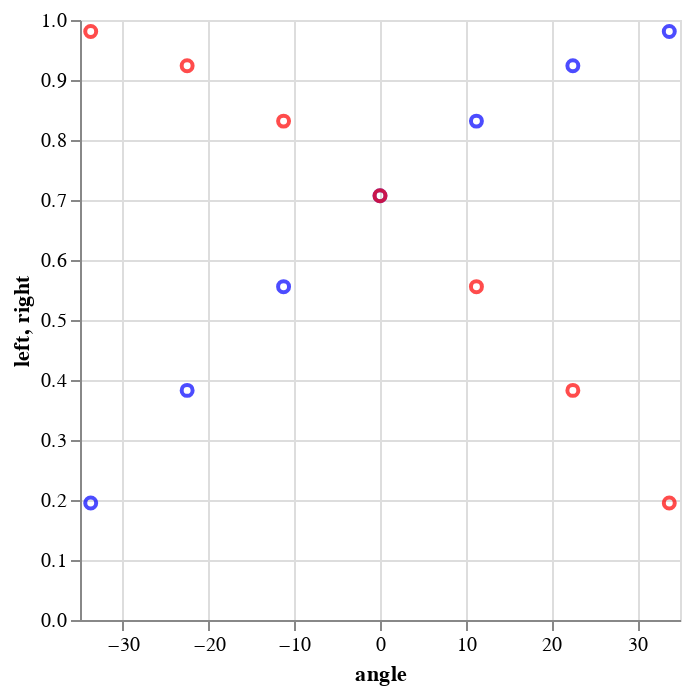

The notebook cell this image was saved under:
### Code cell
alt.Chart(dfn).mark_point(color="blue").encode(x="angle", y="left")\
+ alt.Chart(dfn).mark_point(color="red").encode(x="angle", y="right")

### Figure 1 — Vega-Lite specification as saved in the notebook (floating-point values rounded to 4 significant figures)
{"config": {"view": {"continuousWidth": 300, "continuousHeight": 300}}, "layer": [{"mark": {"type": "point", "color": "blue"}, "encoding": {"x": {"field": "angle", "type": "quantitative"}, "y": {"field": "left", "type": "quantitative"}}}, {"mark": {"type": "point", "color": "red"}, "encoding": {"x": {"field": "angle", "type": "quantitative"}, "y": {"field": "right", "type": "quantitative"}}}], "data": {"name": "data-f30137c1e9a2d0d96eebf95c8cbf3845"}, "$schema": "https://vega.github.io/schema/vega-lite/v5.17.0.json", "datasets": {"data-f30137c1e9a2d0d96eebf95c8cbf3845": [{"angle": -33.75, "radian": -0.589, "left": 0.1951, "right": 0.9808}, {"angle": -22.5, "radian": -0.3927, "left": 0.3827, "right": 0.9239}, {"angle": -11.25, "radian": -0.1963, "left": 0.5556, "right": 0.8315}, {"angle": 0.0, "radian": 0.0, "left": 0.7071, "right": 0.7071}, {"angle": 11.25, "radian": 0.1963, "left": 0.8315, "right": 0.5556}, {"angle": 22.5, "radian": 0.3927, "left": 0.9239, "right": 0.3827}, {"angle": 33.75, "radian": 0.589, "left": 0.9808, "right": 0.1951}]}}
